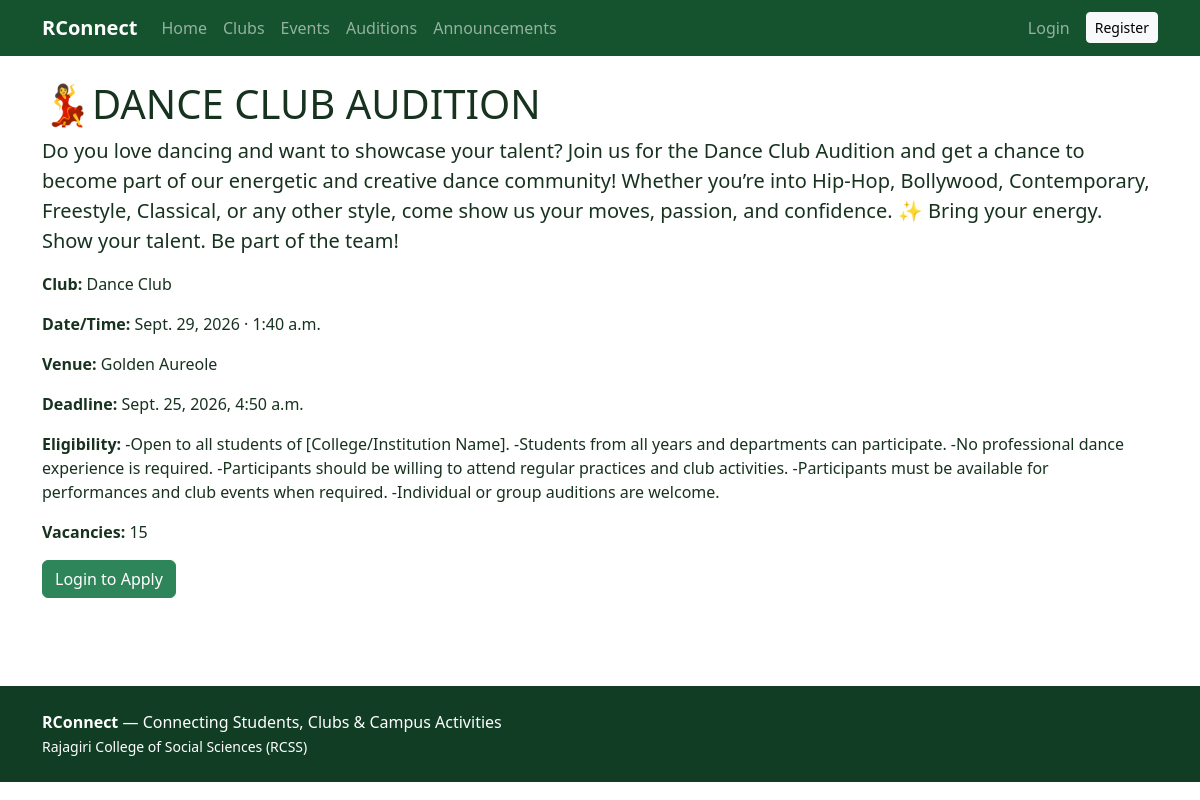
Page /auditions/1/ on the committed database.
### auditions/models.py (models this page shows, shortened)
class Audition(models.Model):
    class Status(models.TextChoices):
        OPEN="OPEN","Open"; CLOSED="CLOSED","Closed"; COMPLETED="COMPLETED","Completed"; CANCELLED="CANCELLED","Cancelled"
    title=models.CharField(max_length=200)
    club=models.ForeignKey(Club,on_delete=models.CASCADE,related_name="auditions")
    description=models.TextField()
    date=models.DateField(); time=models.TimeField(); venue=models.CharField(max_length=200)
    application_deadline=models.DateTimeField()
    eligibility=models.TextField(blank=True)
    vacancies=models.PositiveIntegerField(default=1)
    status=models.CharField(max_length=20,choices=Status.choices,default=Status.OPEN)
    created_at=models.DateTimeField(auto_now_add=True)

### clubs/models.py (models this page shows, shortened)
class Club(models.Model):
    name = models.CharField(max_length=100, unique=True)
    description = models.TextField(blank=True)
    cover_image = models.ImageField(upload_to="clubs/", blank=True, null=True)
    assigned_admin = models.OneToOneField(settings.AUTH_USER_MODEL, on_delete=models.SET_NULL, null=True, blank=True, related_name="managed_club")
    contact_email = models.EmailField(blank=True)
    contact_phone = models.CharField(max_length=20, blank=True)
    meeting_day = models.CharField(max_length=30, blank=True)
    meeting_time = models.TimeField(null=True, blank=True)
    created_at = models.DateTimeField(auto_now_add=True)

### auditions/views.py (the view)
# urls.py: path("",views.audition_list,name="list"),path("<int:pk>/",views.audition_detail,name="detail"),path("<int:pk>/apply/",views.apply,name="apply"),
def audition_detail(request,pk):
    audition=get_object_or_404(Audition,pk=pk)
    applied=request.user.is_authenticated and AuditionApplication.objects.filter(student=request.user,audition=audition).exists()
    return render(request,"auditions/detail.html",{"audition":audition,"applied":applied})

### core/context_processors.py (called while the page is built)
def notifications(request):
    if not request.user.is_authenticated:
        return {"unread_notification_count": 0}
    return {"unread_notification_count": request.user.notifications.filter(is_read=False).count()}

### templates/auditions/detail.html
{% extends "base.html" %}{% block title %}{{ audition.title }}{% endblock %}{% block content %}<h1>{{ audition.title }}</h1><p class="lead">{{ audition.description }}</p><p><strong>Club:</strong> {{ audition.club.name }}</p><p><strong>Date/Time:</strong> {{ audition.date }} · {{ audition.time }}</p><p><strong>Venue:</strong> {{ audition.venue }}</p><p><strong>Deadline:</strong> {{ audition.application_deadline }}</p><p><strong>Eligibility:</strong> {{ audition.eligibility|default:"Not specified" }}</p><p><strong>Vacancies:</strong> {{ audition.vacancies }}</p>{% if user.is_authenticated and user.role == "STUDENT" %}{% if applied %}<span class="badge bg-secondary">Already applied</span>{% else %}<a class="btn btn-success" href="{% url 'auditions:apply' audition.pk %}">Apply</a>{% endif %}{% elif not user.is_authenticated %}<a class="btn btn-success" href="{% url 'accounts:login' %}">Login to Apply</a>{% endif %}{% endblock %}

### static/css/style.css (style rules this page uses)
:root { --green:#14532d;--green2:#2f855a;--light:#f3faf5 }
body { background:#fff;color:#17321f;font-family:system-ui,-apple-system,Segoe UI,Roboto,sans-serif }
.btn-success { background:var(--green2);border-color:var(--green2) }

### rows in the picture
Audition: title "💃DANCE CLUB AUDITION", description "Do you love dancing and want to showcase your talent? Join us for the Dance Club Audition and get a chance to become part of our energetic and creative dance community! Whether you’re into Hip-Hop, Bollywood, Contemporary, Freestyle, Classical, or any other style, come show us your moves, passion, and confidence. ✨ Bring your energy. Show your talent. Be part of the team!", club.name "Dance Club", date "Sept. 29, 2026", time "1:40 a.m.", venue "Golden Aureole", application_deadline "Sept. 25, 2026, 4:50 a.m.", eligibility "-Open to all students of [College/Institution Name]. -Students from all years and departments can participate. -No professional dance experience is required. -Participants should be willing to attend regular practices and club activities. -Participants must be available for performances and club events when required. -Individual or group auditions are welcome.", vacancies "15"
